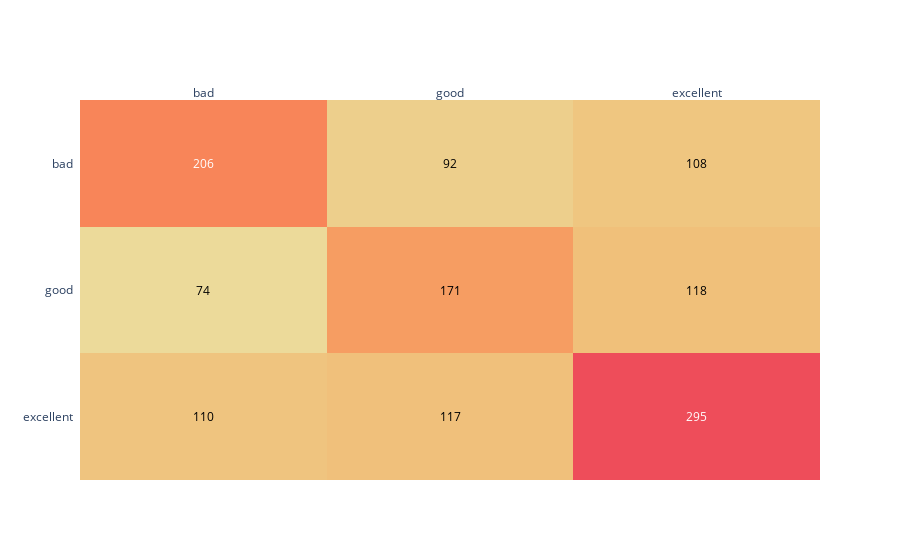

Notebook source saved alongside this figure:
### Code cell
show_results("classification tree", y_valid, preds_tree)

### Figure 1 — Plotly figure (JSON) as saved in the notebook; plotly's stock layout.template omitted (floating-point values rounded to 4 significant figures)
{"data": [{"colorscale": [[0, "rgb(236, 218, 154)"], [0.1667, "rgb(239, 196, 126)"], [0.3333, "rgb(243, 173, 106)"], [0.5, "rgb(247, 148, 93)"], [0.6667, "rgb(249, 123, 87)"], [0.8333, "rgb(246, 99, 86)"], [1, "rgb(238, 77, 90)"]], "reversescale": false, "showscale": false, "type": "heatmap", "x": ["bad", "good", "excellent"], "y": ["excellent", "good", "bad"], "z": [[110, 117, 295], [74, 171, 118], [206, 92, 108]]}], "layout": {"annotations": [{"font": {"color": "#000000"}, "showarrow": false, "text": "110", "x": "bad", "xref": "x", "y": "excellent", "yref": "y"}, {"font": {"color": "#000000"}, "showarrow": false, "text": "117", "x": "good", "xref": "x", "y": "excellent", "yref": "y"}, {"font": {"color": "#FFFFFF"}, "showarrow": false, "text": "295", "x": "excellent", "xref": "x", "y": "excellent", "yref": "y"}, {"font": {"color": "#000000"}, "showarrow": false, "text": "74", "x": "bad", "xref": "x", "y": "good", "yref": "y"}, {"font": {"color": "#000000"}, "showarrow": false, "text": "171", "x": "good", "xref": "x", "y": "good", "yref": "y"}, {"font": {"color": "#000000"}, "showarrow": false, "text": "118", "x": "excellent", "xref": "x", "y": "good", "yref": "y"}, {"font": {"color": "#FFFFFF"}, "showarrow": false, "text": "206", "x": "bad", "xref": "x", "y": "bad", "yref": "y"}, {"font": {"color": "#000000"}, "showarrow": false, "text": "92", "x": "good", "xref": "x", "y": "bad", "yref": "y"}, {"font": {"color": "#000000"}, "showarrow": false, "text": "108", "x": "excellent", "xref": "x", "y": "bad", "yref": "y"}], "xaxis": {"dtick": 1, "gridcolor": "rgb(0, 0, 0)", "side": "top", "ticks": ""}, "yaxis": {"dtick": 1, "ticks": "", "ticksuffix": "  "}}}
